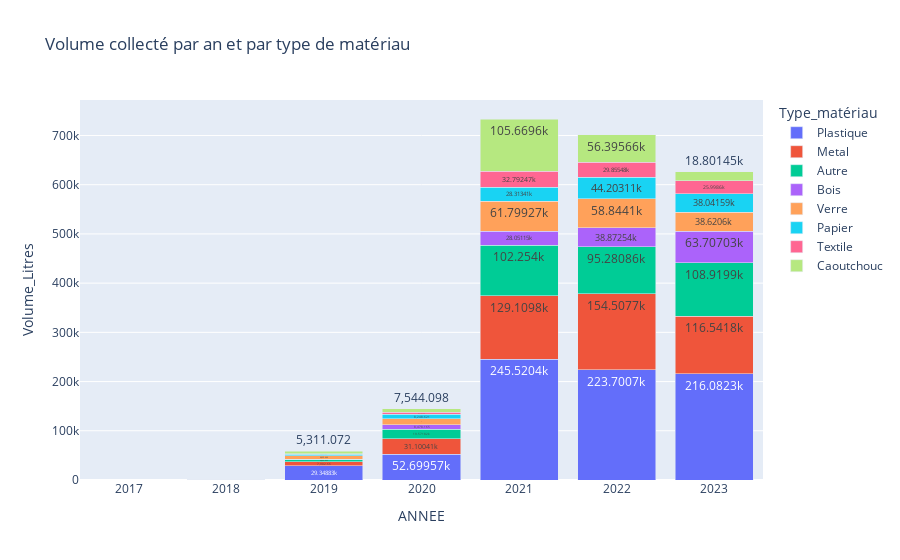

The notebook cell this image was saved under:
### Code cell
#Grouper par année et type de matériau
df_group_mat_an = df_volume.groupby(["ANNEE", "Type_matériau"])["Volume_Litres"].sum()
df_group_mat_an = df_group_mat_an.reset_index().sort_values(["ANNEE", "Volume_Litres"], ascending = False)

#Graphique à barre empilées du volume total collecté par an et type de matériau
fig = px.bar(df_group_mat_an, x="ANNEE", y="Volume_Litres", color="Type_matériau",
             barmode = 'stack',
             title = "Volume collecté par an et par type de matériau",
             text_auto = True
             )
 
fig.show()

### Figure 1 — Plotly figure (JSON) as saved in the notebook; plotly's stock layout.template omitted (floating-point values rounded to 4 significant figures)
{"data": [{"alignmentgroup": "True", "hovertemplate": "Type_matériau=Plastique<br>ANNEE=%{x}<br>Volume_Litres=%{y}<extra></extra>", "legendgroup": "Plastique", "marker": {"color": "#636efa", "pattern": {"shape": ""}}, "name": "Plastique", "offsetgroup": "Plastique", "orientation": "v", "showlegend": true, "textposition": "auto", "texttemplate": "%{y}", "type": "bar", "x": [2023, 2022, 2021, 2020, 2019, 2018, 2017], "xaxis": "x", "y": [216100.0, 223700.0, 245500.0, 52700.0, 29350.0, 702.3, 0], "yaxis": "y"}, {"alignmentgroup": "True", "hovertemplate": "Type_matériau=Metal<br>ANNEE=%{x}<br>Volume_Litres=%{y}<extra></extra>", "legendgroup": "Metal", "marker": {"color": "#EF553B", "pattern": {"shape": ""}}, "name": "Metal", "offsetgroup": "Metal", "orientation": "v", "showlegend": true, "textposition": "auto", "texttemplate": "%{y}", "type": "bar", "x": [2023, 2022, 2021, 2020, 2019, 2018, 2017], "xaxis": "x", "y": [116500.0, 154500.0, 129100.0, 31100.0, 7903.0, 79.36, 0], "yaxis": "y"}, {"alignmentgroup": "True", "hovertemplate": "Type_matériau=Autre<br>ANNEE=%{x}<br>Volume_Litres=%{y}<extra></extra>", "legendgroup": "Autre", "marker": {"color": "#00cc96", "pattern": {"shape": ""}}, "name": "Autre", "offsetgroup": "Autre", "orientation": "v", "showlegend": true, "textposition": "auto", "texttemplate": "%{y}", "type": "bar", "x": [2023, 2022, 2021, 2020, 2019, 2018, 2017], "xaxis": "x", "y": [108900.0, 95280.0, 102300.0, 19570.0, 4661.0, 0, 0], "yaxis": "y"}, {"alignmentgroup": "True", "hovertemplate": "Type_matériau=Bois<br>ANNEE=%{x}<br>Volume_Litres=%{y}<extra></extra>", "legendgroup": "Bois", "marker": {"color": "#ab63fa", "pattern": {"shape": ""}}, "name": "Bois", "offsetgroup": "Bois", "orientation": "v", "showlegend": true, "textposition": "auto", "texttemplate": "%{y}", "type": "bar", "x": [2023, 2022, 2021, 2020, 2019, 2018, 2017], "xaxis": "x", "y": [63710.0, 38870.0, 28050.0, 8478.0, 735.6, 12.15, 0], "yaxis": "y"}, {"alignmentgroup": "True", "hovertemplate": "Type_matériau=Verre<br>ANNEE=%{x}<br>Volume_Litres=%{y}<extra></extra>", "legendgroup": "Verre", "marker": {"color": "#FFA15A", "pattern": {"shape": ""}}, "name": "Verre", "offsetgroup": "Verre", "orientation": "v", "showlegend": true, "textposition": "auto", "texttemplate": "%{y}", "type": "bar", "x": [2023, 2022, 2021, 2020, 2019, 2018, 2017], "xaxis": "x", "y": [38620.0, 58840.0, 61800.0, 13090.0, 6629.0, 29.99, 0], "yaxis": "y"}, {"alignmentgroup": "True", "hovertemplate": "Type_matériau=Papier<br>ANNEE=%{x}<br>Volume_Litres=%{y}<extra></extra>", "legendgroup": "Papier", "marker": {"color": "#19d3f3", "pattern": {"shape": ""}}, "name": "Papier", "offsetgroup": "Papier", "orientation": "v", "showlegend": true, "textposition": "auto", "texttemplate": "%{y}", "type": "bar", "x": [2023, 2022, 2021, 2020, 2019, 2018, 2017], "xaxis": "x", "y": [38040.0, 44200.0, 28310.0, 8249.0, 2657.0, 58.61, 0], "yaxis": "y"}, {"alignmentgroup": "True", "hovertemplate": "Type_matériau=Textile<br>ANNEE=%{x}<br>Volume_Litres=%{y}<extra></extra>", "legendgroup": "Textile", "marker": {"color": "#FF6692", "pattern": {"shape": ""}}, "name": "Textile", "offsetgroup": "Textile", "orientation": "v", "showlegend": true, "textposition": "auto", "texttemplate": "%{y}", "type": "bar", "x": [2023, 2022, 2021, 2020, 2019, 2018, 2017], "xaxis": "x", "y": [26000.0, 29860.0, 32790.0, 4114.0, 1535.0, 26.09, 0], "yaxis": "y"}, {"alignmentgroup": "True", "hovertemplate": "Type_matériau=Caoutchouc<br>ANNEE=%{x}<br>Volume_Litres=%{y}<extra></extra>", "legendgroup": "Caoutchouc", "marker": {"color": "#B6E880", "pattern": {"shape": ""}}, "name": "Caoutchouc", "offsetgroup": "Caoutchouc", "orientation": "v", "showlegend": true, "textposition": "auto", "texttemplate": "%{y}", "type": "bar", "x": [2023, 2022, 2021, 2020, 2019, 2018, 2017], "xaxis": "x", "y": [18800.0, 56400.0, 105700.0, 7544.0, 5311.0, 7.364, 0], "yaxis": "y"}], "layout": {"barmode": "stack", "legend": {"title": {"text": "Type_matériau"}, "tracegroupgap": 0}, "title": {"text": "Volume collecté par an et par type de matériau"}, "xaxis": {"anchor": "y", "domain": [0, 1], "title": {"text": "ANNEE"}}, "yaxis": {"anchor": "x", "domain": [0, 1], "title": {"text": "Volume_Litres"}}}}
